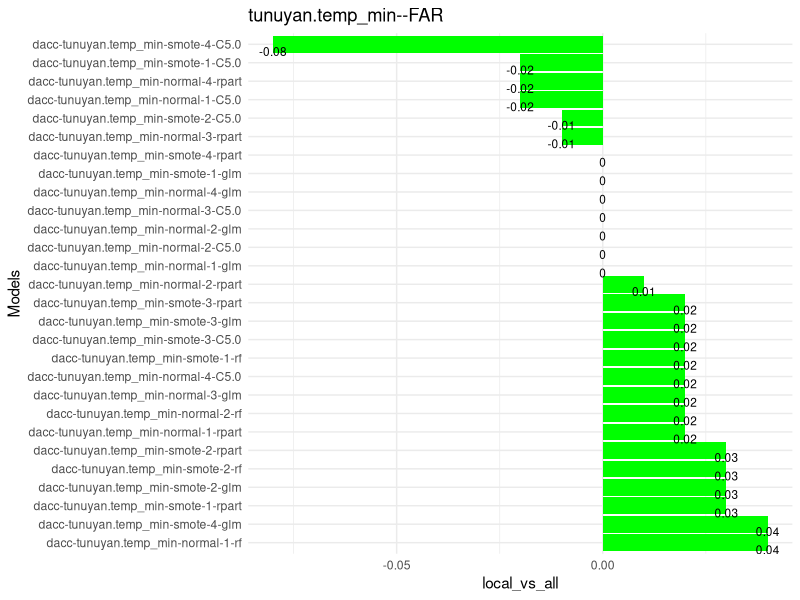
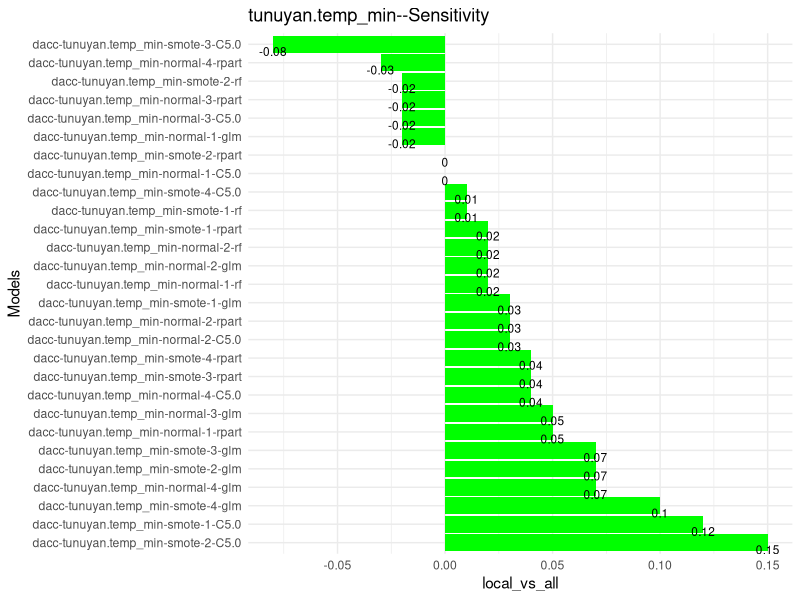
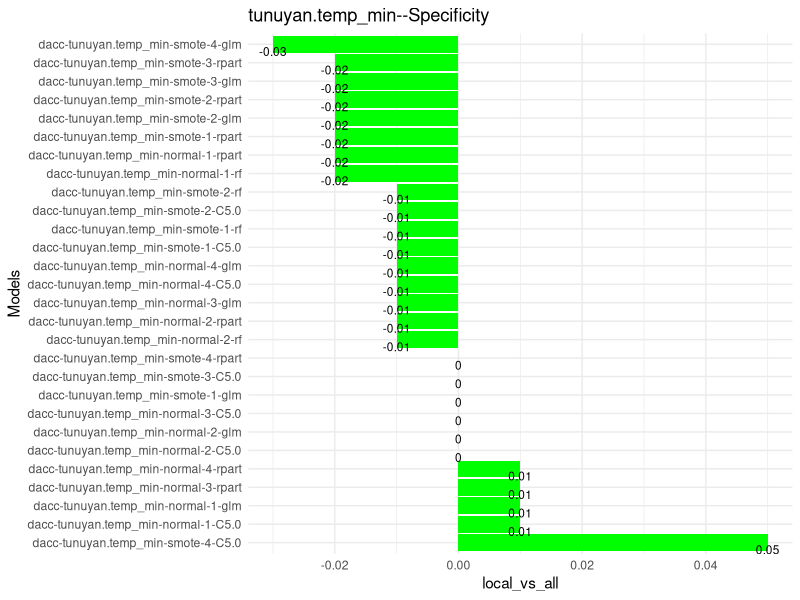
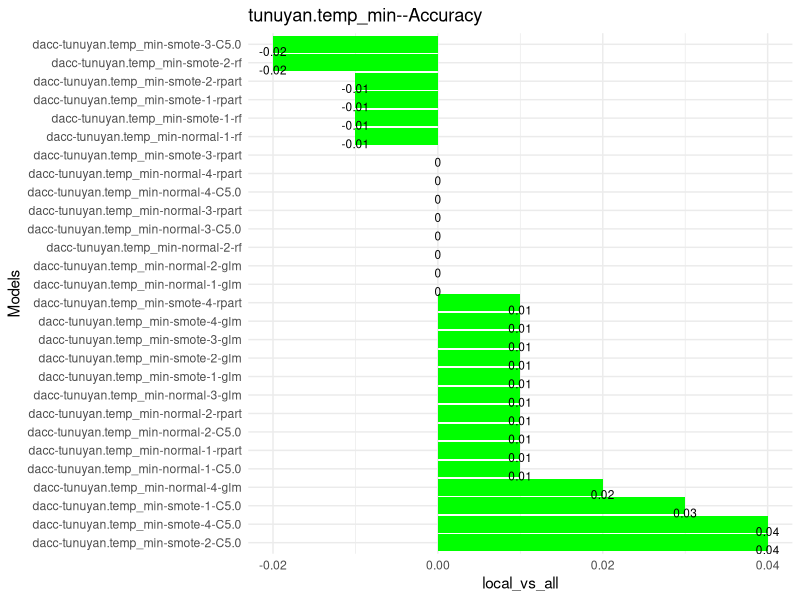
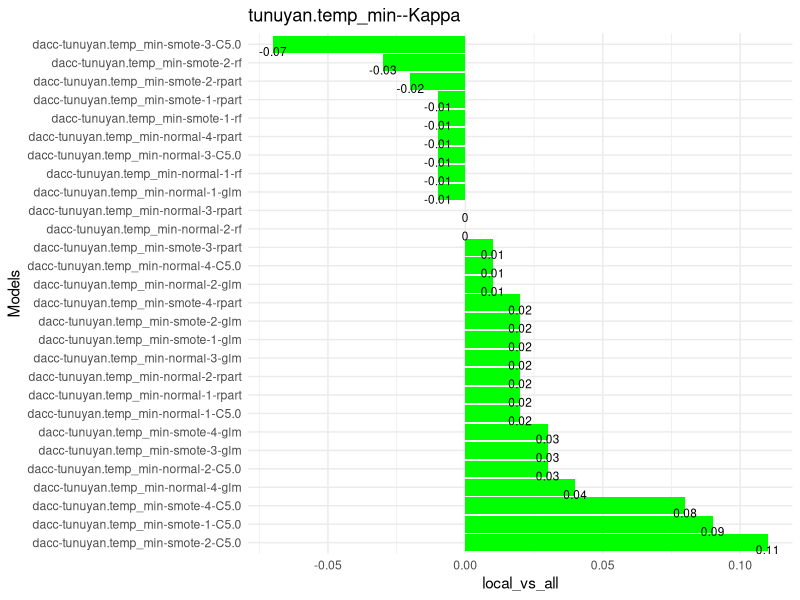
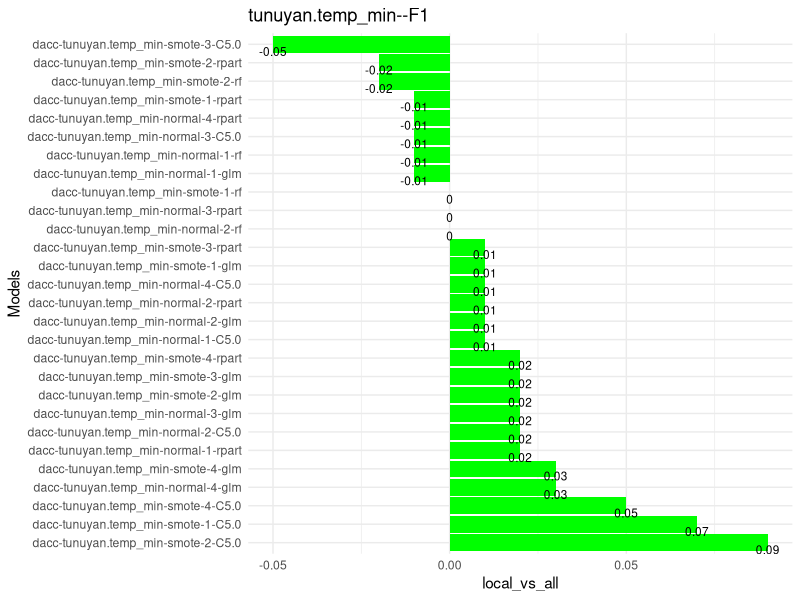
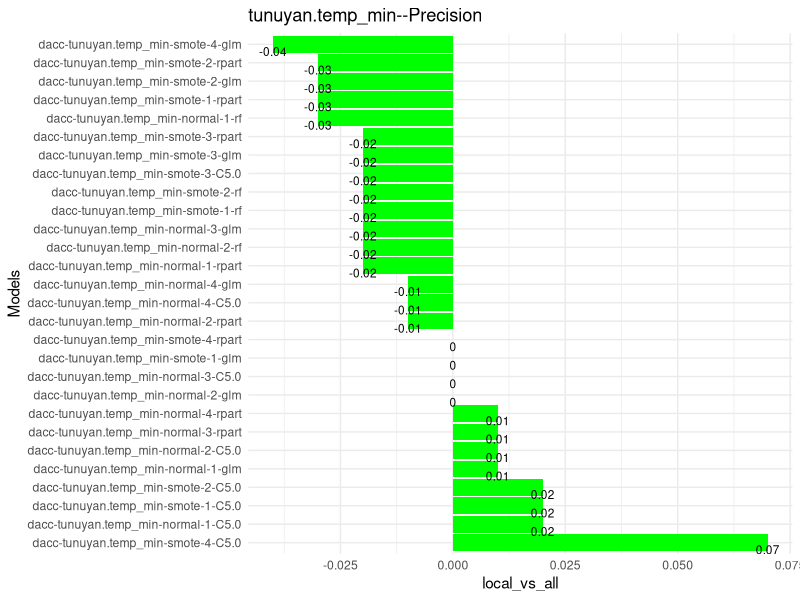
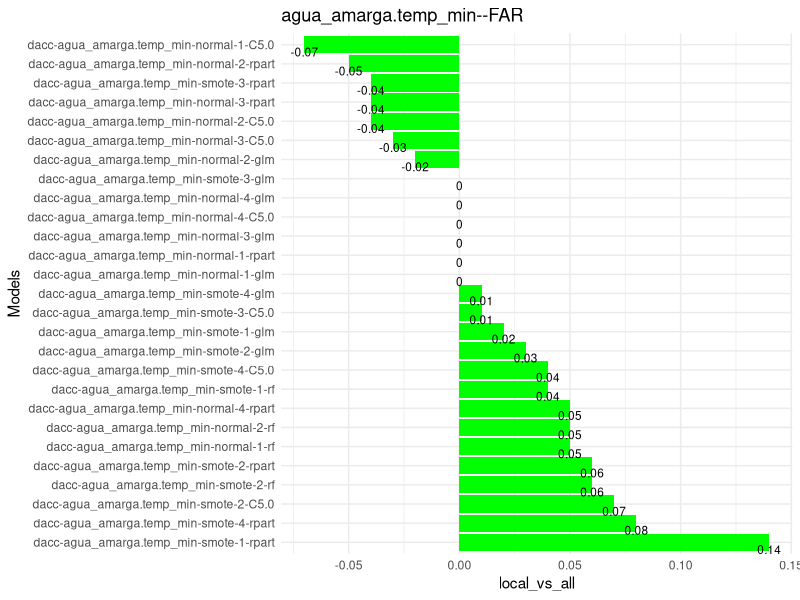

These figures' R source, in order:
#' ## Resultados clasificación
#' 

library(readr)
library(ggplot2)
library(gridExtra)
library(tidyverse)
library(lazyeval)

dataset <- read_csv("classification-results.csv")
dataset[,8:ncol(dataset)] <- round(dataset[,8:ncol(dataset)],digits = 3)

#' ESTACION: valores posibles en la columna vars. Son las estaciones meteorológicas
print(unique(dataset$var))
#' DATASET: valores posibles "dacc", faltan casos de "dacc-temp","dacc-spring"
#' 
#' Caso columna o dato que evalue si colabora o no el enfoque agregar vecinos.
#' 

ESTACION <- "junin.temp_min"
DATASET <- "dacc"
ALGORITMO <- "glm"

stations <- unique(dataset$var)
algoritmos <- unique(dataset$alg)
metrics <- c("FAR","Sensitivity","Specificity","Accuracy","Kappa","F1","Precision")
#' ## Carga dataset
#' Creación de dataset genérico para resultados clasificación
df <- dataset %>%
  unite(dataset, 
        col=label,c("dataset","var","config.train","config.vars","T","alg"),
        sep = "-",remove=FALSE) %>% 
  select(label,dataset,var,config.train,config.vars,T,alg,FAR,Sensitivity,Specificity,Accuracy,Kappa,F1,Precision) 

#' ## ENFOQUE local vs all
#' 
#' Vistazo del dataset del que hacemos la resta:
#' 

df %>%
  select(dataset,var,config.train,config.vars,T,alg,FAR) %>%
  filter(dataset == DATASET & var == ESTACION ) %>% # & alg=="glm" & T == 1 ) %>%
  group_by(dataset,var,config.train,T,alg) %>% 
  arrange(dataset,var,config.train,T,alg,desc(config.vars)) %>% 
  mutate(local_vs_all = lag(FAR) - FAR)

#' para crear columna local vs all
mutate_call_ <- function(df, col1, col2, new_col_name) {
  mutate_call = lazyeval::interp(~ round(lag(a) - b,2), a = as.name(col1), b = as.name(col2))
 df %>% mutate_(.dots = setNames(list(mutate_call), new_col_name))
}
#' df data.frame
#' 
#' NO IMPLEMENTADO filtro: filtro a pasar a ggplot en filter
#' 
#' m metrica, valores posibles o referencia array metrics o mirar dataset.
#' 
#' s: character, nombre de la estacion o variable predecida
plot_local_vs_all <- function(df,m,s)
{
  df1 <- df %>%
    select(dataset,var,config.train,config.vars,T,alg,m) %>%
    group_by(dataset,var,config.train,T,alg) %>% 
    arrange(dataset,var,config.train,T,alg,desc(config.vars)) %>% 
    mutate_call_(m, m, "local_vs_all") %>% 
    filter(!is.na(local_vs_all))  %>%
    unite(col=label,c("dataset","var","config.train","T","alg"),
          sep = "-",remove=FALSE) 
  
  
  p <- ggplot(data=df1, aes(x= reorder(label,-local_vs_all), y=local_vs_all)) +
          geom_bar(stat="identity",fill="green")+ 
          geom_text(aes(label=local_vs_all), vjust=1.3, color="black", size=3) + 
          coord_flip()+
          theme_minimal() +
          labs(x = "Models",title=paste(s,m,sep="--"))
  print(p)
  return(p)
}
#' corro para cada estación para cada una de las métricas
#' 
#' ## IMPORTANTE, las barras representan la resta de local - all para alguna métrica. 
#' ## Barra negativa significa  que config ALL es mayor a local 
#' (info de las otras estaciones)
lista <- NULL
for(s in stations)
{
  df1 <- df %>%
    #select(dataset,var,config.train,config.vars,T,alg,m) %>%
    filter(dataset == DATASET & var == s ) # & alg=="glm" & T == 1 ) %>%
  for(m in metrics){
    lista[[paste(s,m,sep="--")]] <- plot_local_vs_all(df1,m,s)
  }
}

#grid.arrange(grobs = lista, ncol = 2)

#' #' ## MOSTRAR RANKING POR recall, precision, F1, sensitivity, etc
plot_ranking_alg <- function(df,m,s,alg)
{
  df2 <- df 
  # renombrar columna con la métrica
  colnames(df2)[which(colnames(df2) == m)] <- c("metric")
  
  p <- ggplot(data=df2, aes(x= reorder(label,metric), y=metric, 
                       color=config.vars)) +
    geom_bar(stat="identity",fill="white")+
    geom_text(aes(label=metric), vjust=1.3, color="black", size=3) +
    coord_flip()+
    theme_minimal() +
    labs(x = "Models",y=m, title=paste(s,alg,m,sep="--"))
  print(p)
  #plot(p)
  
}
#' # Comparativas de sensitivity, precision, F1,
#'

#' #' ## MOSTRAR RANKING POR recall, precision, F1, sensitivity, etc
plot_comparativo <- function(df,s,alg)
{
 
    df3 <- melt(df,id=(c("label","dataset","var","config.train","config.vars","T","alg")))
    
    
   p<-  ggplot(data=df3, aes(x= reorder(label,value), y=value, fill=variable)) +
      geom_bar(stat="identity",position=position_dodge())+
      coord_flip()+
      theme(legend.position="bottom") +
      labs(x = alg, y = "metricas", title=paste("comparacion",alg,s,sep="-"))
   print(p)
}

library(reshape2)


metrics <- c("Sensitivity","Specificity","Accuracy","Kappa","F1","Precision") #"FAR",

for(s in stations)
{
  for(a in algoritmos)
  {
    
    df3 <- df %>%
      select(label,dataset,var,config.train,config.vars,T,alg,Sensitivity,Specificity,Accuracy,Kappa,F1,Precision) %>%
      filter(dataset == DATASET & var == ESTACION  & alg==ALGORITMO) # & T == 1 ) %>%
    
    plot_comparativo(df3,s,a)
    
    for(m in metrics){
      plot_ranking_alg(df3,m,s,a)
      
    }
  }
}




